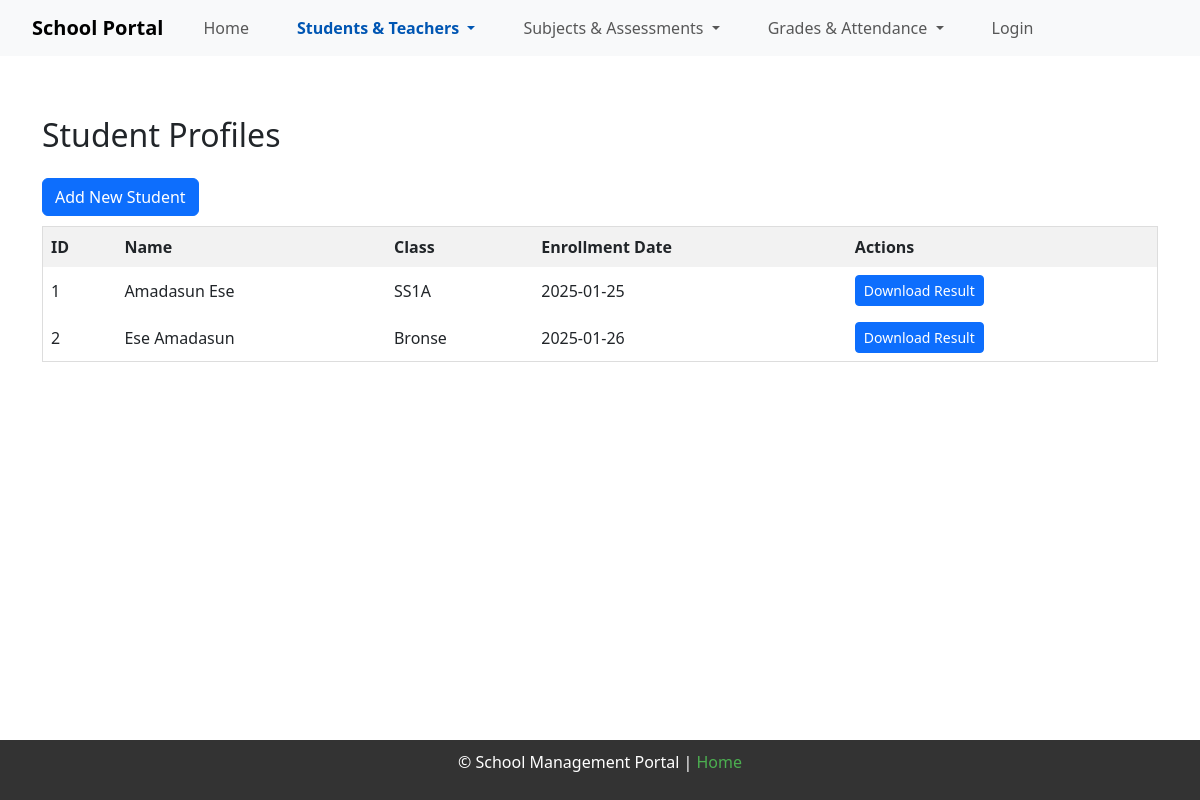
Before: /students with the older database file.
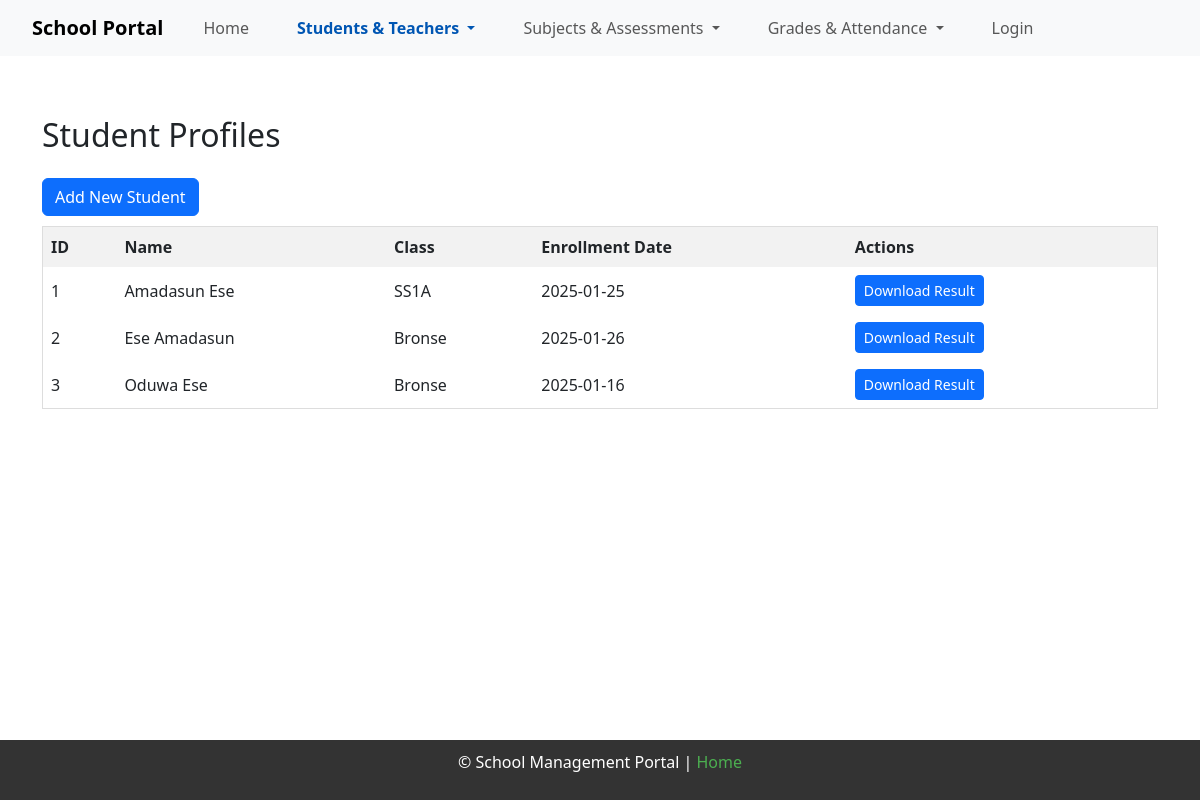
After: the same page with the newer database file.
### models.py (models this page shows, shortened)
class Student(db.Model):
    __tablename__ = 'students'
    id = db.Column(db.Integer, primary_key=True)
    first_name = db.Column(db.String(50), nullable=False)
    last_name = db.Column(db.String(50), nullable=False)
    date_of_birth = db.Column(db.Date, nullable=False)
    enrollment_date = db.Column(db.Date, nullable=False)
    gender = db.Column(db.String(1), nullable=False)
    grade_level = db.Column(db.String(20), nullable=False)
    contact_email = db.Column(db.String(100), nullable=False)
    school_id = db.Column(
        db.Integer,
        db.ForeignKey('schools.id', name='fk_students_school_id'),
        nullable=False
    )
    class_id = db.Column(
        db.Integer,
        db.ForeignKey('classes.id', name='fk_students_class_id'),
        nullable=False
    )
    grades = db.relationship('Grade', backref='student', lazy=True)
    attendance = db.relationship('Attendance', backref='student', lazy=True)

class Class(db.Model):
    __tablename__ = 'classes'
    id = db.Column(db.Integer, primary_key=True)
    class_name = db.Column(db.String(100), unique=True, nullable=False)
    class_level = db.Column(db.String(50), nullable=False)
    class_category = db.Column(db.String(50), nullable=False)
    school_id = db.Column(
        db.Integer,
        db.ForeignKey('schools.id', name='fk_classes_school_id'),
        nullable=False
    )
    students = db.relationship('Student', backref='class_', lazy=True)
    teachers = db.relationship('Teacher', secondary=class_teacher_association, backref='classes')
    fee_components = db.relationship('ClassFeeComponent', backref='class_assoc', lazy=True)

### routes.py (the view)
@main.route('/students')
def students():
    students = Student.query.join(Class, Student.class_id == Class.id).add_columns(
        Student.id,
        Student.first_name,
        Student.last_name,
        Student.grade_level,
        Student.enrollment_date,
        Class.class_name.label('class_name')
    ).all()
    return render_template('students.html', students=students)

### __init__.py (called while the page is built)
def create_app():
    app = Flask(__name__)
    app.config.from_object(Config)
    app.config['UPLOAD_FOLDER'] = os.path.join(os.getcwd(), 'static/uploads')
    @app.before_request
    def before_request():
        g.current_user = current_user
    db.init_app(app)
    migrate.init_app(app, db)
    bootstrap.init_app(app)
    login_manager.init_app(app)
    login_manager.login_view = 'main.login'
    app.static_folder ='static'
    app.static_url_path = '/static'
    with app.app_context():
        from . import models
        from .routes import main
        app.register_blueprint(main)
        db.create_all()
    return app

### templates/students.html
{% extends "base.html" %}
{% block content %}
<h2>Student Profiles</h2>
<a href="{{ url_for('main.add_student') }}" class="btn btn-primary mt-3">Add New Student</a>
<table>
    <thead>
        <tr>
            <th>ID</th>
            <th>Name</th>
            <th>Class</th>
            <th>Enrollment Date</th>
            <th>Actions</th>
        </tr>
    </thead>
    <tbody>
        {% for student in students %}
        <tr>
            <td>{{ student.id }}</td>
            <td>{{ student.first_name }} {{ student.last_name }}</td>
            <td>{{ student.class_name }}</td>
            <td>{{ student.enrollment_date }}</td>
            <td>
                <a href="{{ url_for('main.download_result', student_id=student.id) }}" class="btn btn-primary btn-sm">
                    Download Result
                </a>
            </td>
        </tr>
        {% endfor %}
    </tbody>
</table>
{% endblock %}

Changed rows visible on the page:
added Student: id "3", first_name "Oduwa", last_name "Ese", class_name "Bronse", enrollment_date "2025-01-16"
